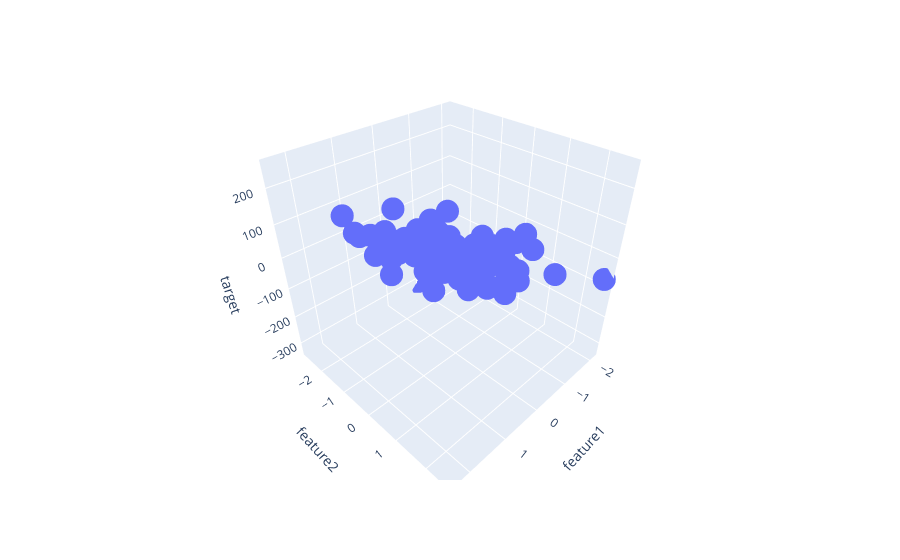

The code cell stored with this chart in its notebook:
### Code cell
fig = px.scatter_3d(df, x = 'feature1', y = 'feature2', z = 'target')

fig.show()
